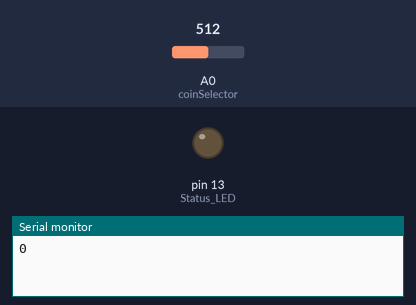
Bench run of a sketch on a simulated Arduino Uno, built with avr-gcc and run on an emulated ATmega328P. Shown: output pins drawn as LEDs (lit = HIGH), the last lines printed to the serial monitor. Inputs (shaded band) come from the test bench; at power-on: A0 (coinSelector) = 512.

Above: at 3.2 s.
3.3 s: A0 (coinSelector) set to 991
4.8 s: A0 (coinSelector) set to 1008
At 6.0 s:
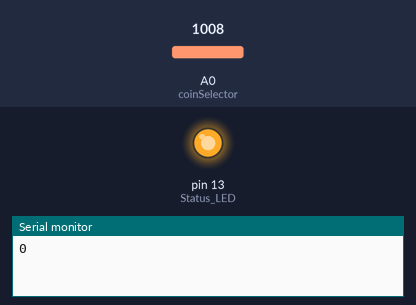
6.3 s: A0 (coinSelector) set to 990
At 7.4 s:
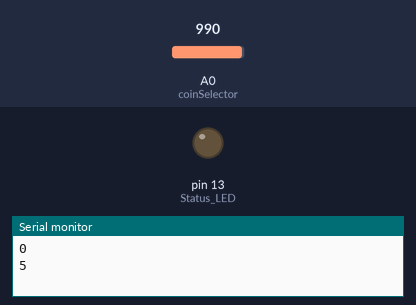
7.8 s: A0 (coinSelector) set to 1010
At 8.5 s:
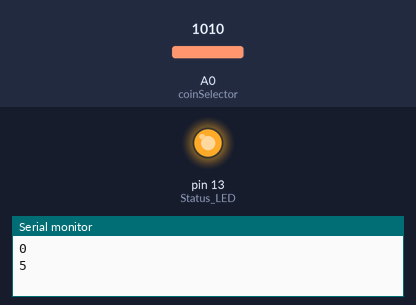
Timing chart, 0 to 10.3 s (numbered marks = the images above; inputs shaded):
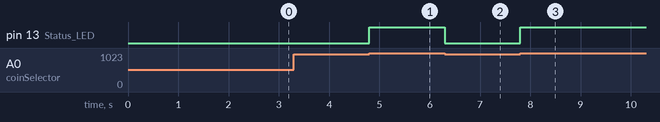

The sketch:

arduino.ino
```cpp
const int coinSelector = A0; // Analog input pin that the coin selector uses
const int signalCostFactor = 5; // Each signal pulse is worth 5p

int signalValue = 0; // For storing value from analog input
int state; // Current state
int lastState = 0; // Last state
int balance = 0; // Pence
int update = 0; // Used for updating

long updateDebounceTime = 0; // The last time we sent an update
long updateDebounceDelay = 500; // Update 500ms after last singal pulse

void setup() {

  pinMode(13, OUTPUT); // Status LED

  Serial.begin(9600); // Setup serial at 9600 baud

  delay(2000); // Don't start main loop untill we're sure that the coin selector has started

}

void loop() {

  signalValue = analogRead(coinSelector); // Read analog value from coin selector

  if (signalValue > 1000) {

    state = 1; // State is 1 as we're high

  } else {

    state = 0;

    // Should we send a balance update

    if (update == 0) {

      if ((millis() - updateDebounceTime) > updateDebounceDelay) {

        Serial.println(balance); // Send an update over serial

        update = 1; // Make sure we don't run again, till next coin

      }

    }

  }

  if (state != lastState) {

    // Process new signal

    if (state == 1) {

      digitalWrite(13, HIGH); // Turn status LED on to show signal

      balance = balance + signalCostFactor; // Update balance

      updateDebounceTime = millis(); // Update last time we processed a signal

      update = 0; // Time to send a update now?

    } else {

      digitalWrite(13, LOW);  // Turn status LED off

    }

    lastState = state; // Update last state

  }

  delay(1);

}
```

Measured:
- the behaviour switches between 1000 and 1001 on A0 (coinSelector) (found by bisection; images 0 and 1)
- after the input at 3.3 s, every drawn part: stays the same
- after the input at 4.8 s, pin 13 (Status_LED): LOW → HIGH at once
- after the input at 6.3 s, pin 13 (Status_LED): HIGH → LOW at once
- after the input at 7.8 s, pin 13 (Status_LED): LOW → HIGH at once
